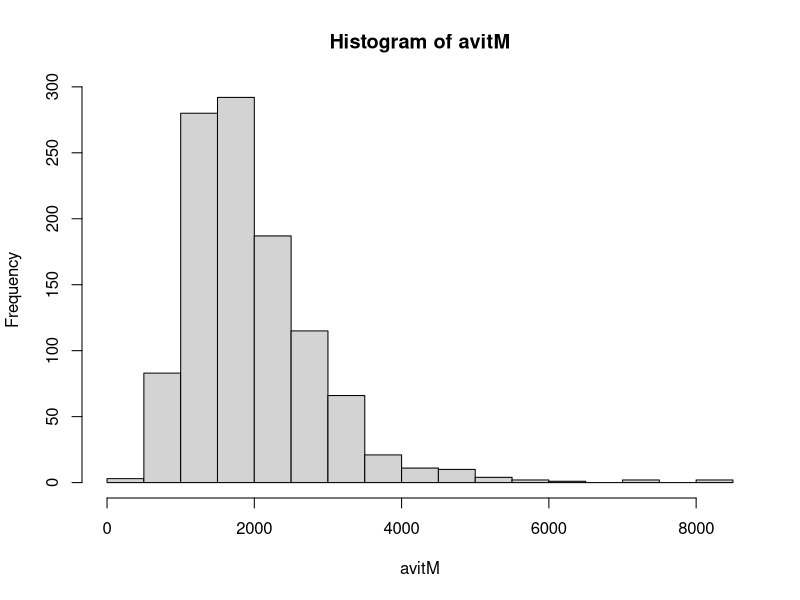
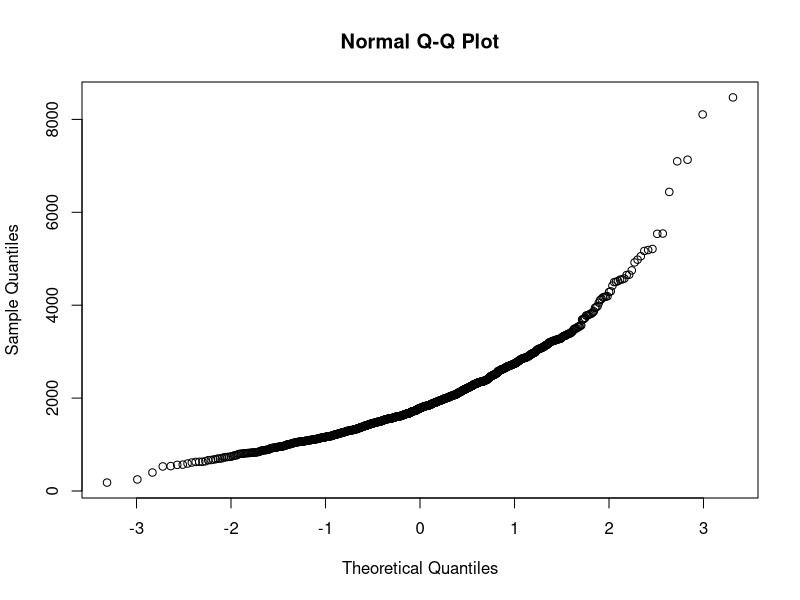
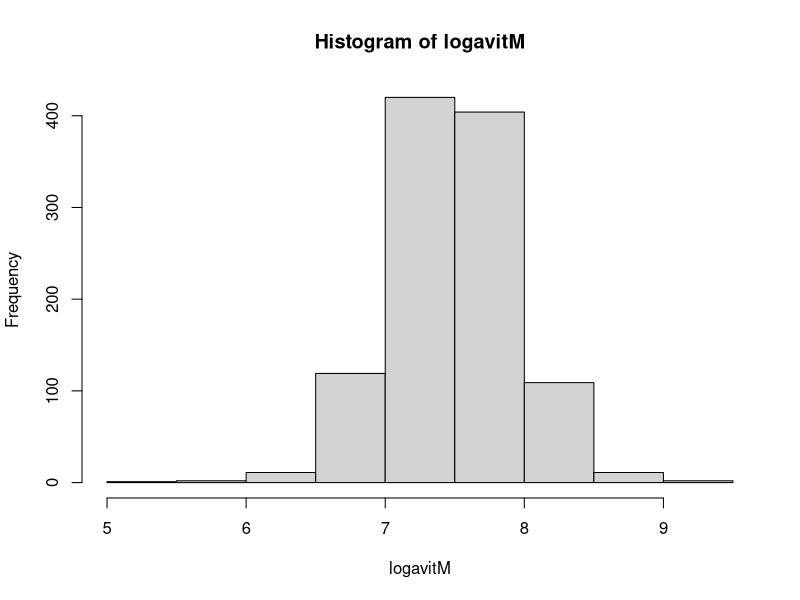
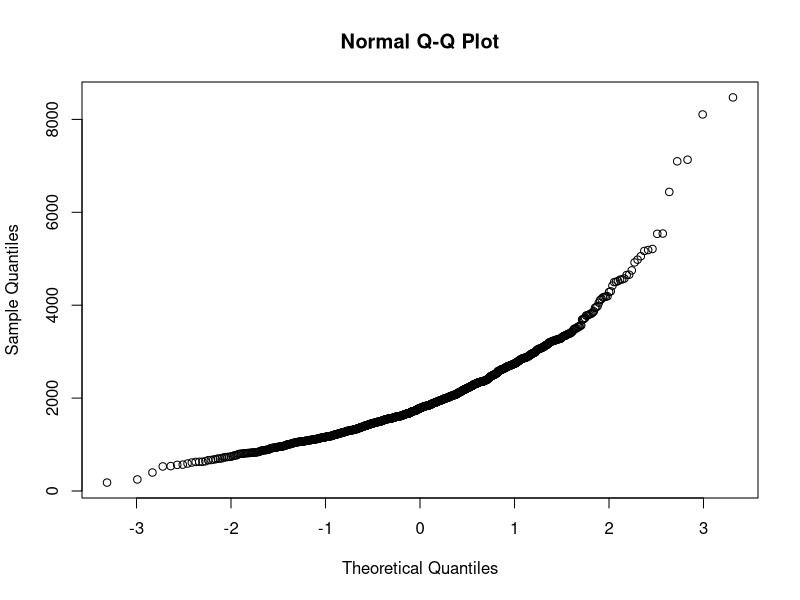
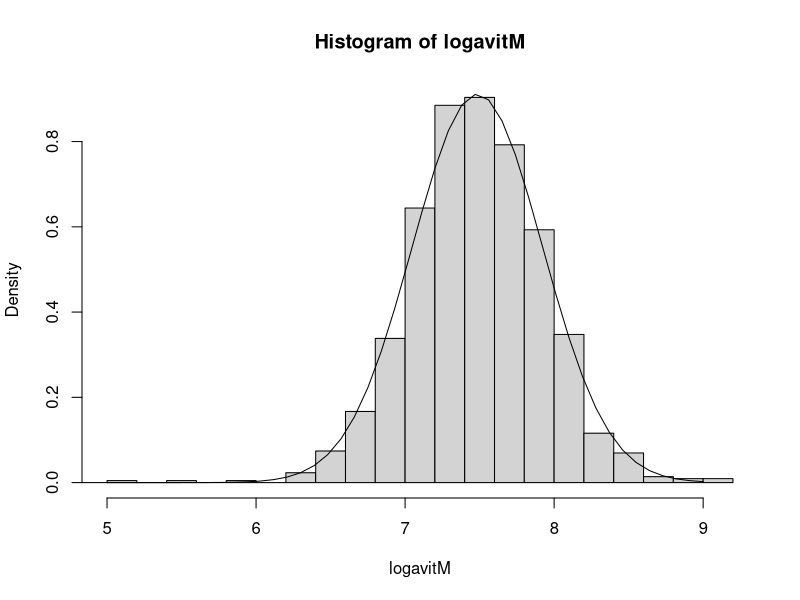
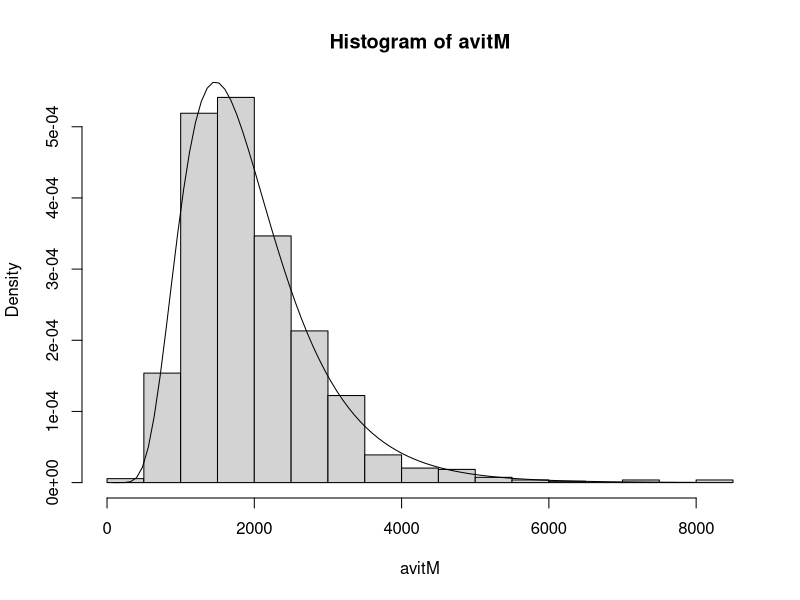

These figures' R source, in order:
# Opgave 8
avit <- read.table("avit.txt", header=TRUE) # Indlæs datasættet

# Opgave 9
avitM <- subset(avit, sex==1)$avit # Udtag mændenes avit-indtag
length(avitM) # Tæl mændene
logavitM <- log(avitM)

# Opgave 10
pdf("graphs/analyse_1.pdf")
hist(avitM) # Histogram for avitM
dev.off()

pdf("graphs/analyse_2.pdf")
qqnorm(avitM) # QQ-plot for avitM
dev.off()

pdf("graphs/analyse_3.pdf")
hist(logavitM) # Histogram for logavitM
dev.off()

pdf("graphs/analyse_4.pdf")
qqnorm(avitM) # QQ-plot for logavitM
dev.off()

# Opgave 11
mean(logavitM) # Gennemsnittet af logavitM
var(logavitM) # Stikprøvevariansen af logavitM
sd(logavitM) # Stikprøvespredningen af ligavitM

# Opgave 12
pdf("graphs/analyse_5.pdf")
hist(logavitM, prob=T, nclass=25)
f = function(x) dnorm(x, mean(logavitM), sd(logavitM))
plot(f, 0,9, add=T)
dev.off()

lnorm = function(y, mu, sigma) 1/(y*sqrt(2*pi*sigma^2)) * exp(-((log(y) - mu)^2) / (2*sigma^2))
pdf("graphs/analyse_6.pdf")
hist(avitM, prob=T, nclass=25)
g = function(x) lnorm(x, mean(logavitM), sd(logavitM))
plot(g, 0, 8000, add=T)
dev.off()
